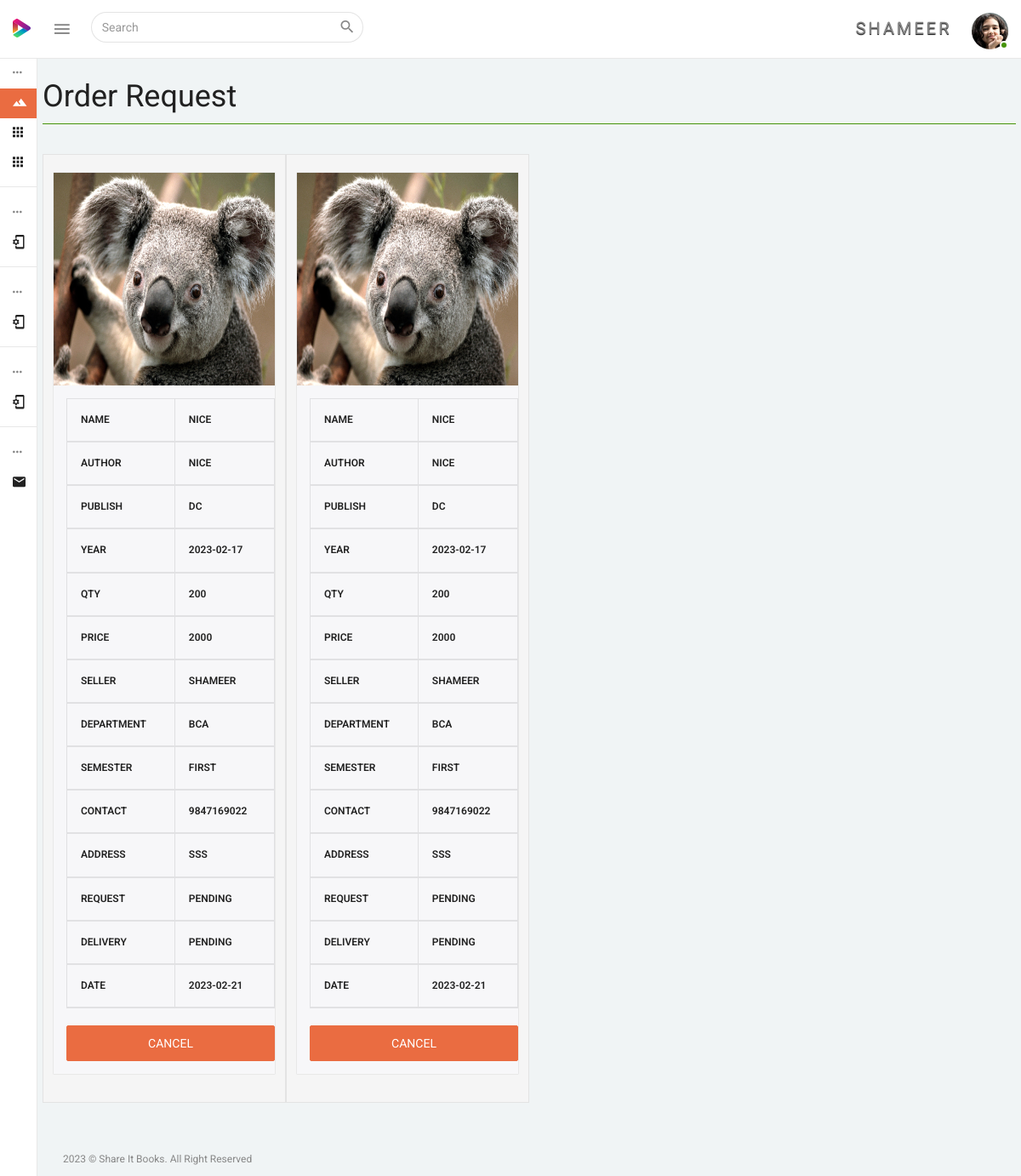
/user/request_books.php (signed in), run on the app's committed database.
### tables this page shows
CREATE TABLE IF NOT EXISTS `users` (
  `id` bigint(21) NOT NULL AUTO_INCREMENT,
  `user_id` varchar(255) DEFAULT NULL,
  `user_type` varchar(255) NOT NULL,
  `fname` varchar(255) DEFAULT NULL,
  `lname` varchar(255) DEFAULT NULL,
  `phone` varchar(15) DEFAULT NULL,
  `semail` text,
  `password` text,
  `status` tinyint(1) DEFAULT '1',
  `photo` text,
  `addrs` text NOT NULL,
  `age` varchar(200) NOT NULL,
  `sex` varchar(200) NOT NULL,
  `dprtmnt` varchar(200) NOT NULL,
  `semester` varchar(200) NOT NULL,
  PRIMARY KEY (`id`)
);

CREATE TABLE IF NOT EXISTS `booking_books` (
  `prbk_id` int(11) NOT NULL AUTO_INCREMENT,
  `ULog_Id` varchar(200) NOT NULL,
  `SLog_Id` varchar(200) NOT NULL,
  `sname` varchar(200) NOT NULL,
  `sdprmnt` varchar(200) NOT NULL,
  `ssemester` varchar(200) NOT NULL,
  `scntno` varchar(200) NOT NULL,
  `saddrs` text NOT NULL,
  `semail` varchar(200) NOT NULL,
  `cname` varchar(200) NOT NULL,
  `cphone` varchar(200) NOT NULL,
  `caddrs` text NOT NULL,
  `csex` varchar(200) NOT NULL,
  `cdprmnt` varchar(200) NOT NULL,
  `csemester` varchar(200) NOT NULL,
  `product_name` varchar(200) NOT NULL,
  `qty` double NOT NULL,
  `price` double NOT NULL,
  `photo_1` text NOT NULL,
  `sstatus` varchar(200) NOT NULL,
  `dstats` varchar(200) NOT NULL,
  `date` date NOT NULL,
  `porder` varchar(200) NOT NULL,
  `pblsh` varchar(200) NOT NULL,
  `pyr` varchar(200) NOT NULL,
  `product_sub` varchar(200) NOT NULL,
  PRIMARY KEY (`prbk_id`)
);

### user/request_books.php (the view, shortened to what this page needs)
<?php
	include('../connect/db.php');
?>
<!DOCTYPE html>
<html lang="en">
<head>
	<?php include("include\css.php");?>
</head>
<body>
    <div class="wrapper theme-1-active pimary-color-red">
			<?php include("include\menu.php");?>
			<?php include("include\leftmenu.php");?>
		<div class="page-wrapper">
            <div class="container-fluid pt-25">
				<div class="row">
				<h2>Order Request</h2>
					<hr>
       			<?php
                        $result = $db->prepare("select * from booking_books where ULog_Id='$user_id' and sstatus='Pending'");
                        $result->execute();
                        for($i=0; $rows = $result->fetch(); $i++)
                        {
						?>
                    <div class="col-lg-3 col-md-4 col-sm-4 col-xs-6 well">
						<div class="panel panel-default card-view pa-0">
							<div class="panel-wrapper collapse in">
								<div class="panel-body pa-0">
									<article class="col-item">
										<div class="photo">
											<a href="javascript:void(0);"> <img src="../photos/<?php echo $rows['photo_1'] ?>" class="img-responsive" style="width:400px; height:250px;" /> </a>
										</div>
                                        <div class="info">
                                        	<table class="table table-bordered">
                                            	<thead>
                                                	<tr>
                                                    	<th>
                                                        	NAME
                                                        </th>
                                                        <th>
                                                        	<?php echo $rows['product_name'];?>
                                                        </th>
                                                    </tr>
                                                    <tr>
                                                    	<th>
                                                        	AUTHOR
                                                        </th>
                                                        <th>
                                                        	<?php echo $rows['product_sub'];?>
                                                        </th>
                                                    </tr>
                                                    <tr>
                                                    	<th>
                                                        	PUBLISH
                                                        </th>
                                                        <th>
                                                        	<?php echo $rows['pblsh'];?>
                                                        </th>
                                                    </tr>
                                                    <tr>
                                                    	<th>
                                                        	YEAR
                                                        </th>
                                                        <th>
                                                        	<?php echo $rows['pyr'];?>
                                                        </th>
                                                    </tr>
                                                    <tr>
                                                    	<th>
                                                        	QTY
                                                        </th>
                                                        <th>
                                                        	<?php echo $rows['qty'];?>
                                                        </th>
                                                    </tr>
                                                     <tr>
                                                    	<th>
                                                        	PRICE
                                                        </th>
                                                        <th>
                                                        	<?php echo $rows['price'];?>
                                                        </th>
                                                    </tr>
                                                    <tr>
                                                    	<th>
                                                        	SELLER
                                                        </th>
                                                        <th>
                                                        	<?php echo $rows['sname'];?>
                                                        </th>
                                                    </tr>
                                                    <tr>
                                                    	<th>
                                                        	DEPARTMENT
                                                        </th>
                                                        <th>
                                                        	<?php echo $rows['sdprmnt'];?>
                                                        </th>
                                                    </tr>
                                                    <tr>
                                                    	<th>
                                                        	SEMESTER
                                                        </th>
                                                        <th>
                                                        	<?php echo $rows['ssemester'];?>
                                                        </th>
                                                    </tr>
                                                     <tr>
                                                    	<th>
                                                        	CONTACT
                                                        </th>
                                                        <th>
                                                        	<?php echo $rows['scntno'];?>
                                                        </th>
                                                    </tr>
                                                     <tr>
                                                    	<th>
                                                        	ADDRESS
                                                        </th>
                                                        <th>
                                                        	<?php echo $rows['saddrs'];?>
                                                        </th>
                                                    </tr>
                                                      <tr>
                                                    	<th>
                                                        	REQUEST
                                                        </th>
                                                        <th>
                                                        	<?php echo $rows['sstatus'];?>
                                                        </th>
                                                    </tr>
                                                      <tr>
                                                    	<th>
                                                        	DELIVERY
                                                        </th>
                                                        <th>
                                                        	<?php echo $rows['dstats'];?>
                                                        </th>
                                                    </tr>
                                                      <tr>
                                                    	<th>
                                                        	DATE
                                                        </th>
                                                        <th>
                                                        	<?php echo $rows['date'];?>
                                                        </th>
                                                    </tr>
                                                </thead>
                                            </table>
												<a href="actions/booking_prd_cancel.php?prbk_id=<?php echo $rows['prbk_id'];?>" class="btn btn-block btn-danger">CANCEL</a>
										</div>
									</article>
								</div>
							</div>
						</div>
					</div>
						<?php }?>
				</div>
			</div>
			<footer class="footer container-fluid pl-30 pr-30">
				<div class="row">
					<div class="col-sm-12">
						<p>2023 &copy; Share It Books. All Right Reserved</p>
					</div>
				</div>
			</footer>
		</div>
    </div>
</body>
</html>

### user/include/menu.php (shortened to what this page needs)
<?php
	$user_id=$_SESSION['SESS_CUSTOMER_ID'];
	$qry_user = $db->prepare("SELECT * FROM users WHERE user_id = '$user_id'");
	$qry_user->execute();
	$rows_user = $qry_user->fetch();
	$fname = $rows_user['fname'];
	$photo = $rows_user['photo'];
	?>
<nav class="navbar navbar-inverse navbar-fixed-top">
    <div class="mobile-only-brand pull-left">
        <div class="nav-header pull-left">
            <div class="logo-wrap">
                <a href="index.php">
                    <img class="brand-img" src="../admin/dist/img/logo.png" alt="brand"/>
                </a>
            </div>
        </div>
        <a id="toggle_nav_btn" class="toggle-left-nav-btn inline-block ml-20 pull-left" href="javascript:void(0);"><i class="zmdi zmdi-menu"></i></a>
        <form id="search_form" role="search" class="top-nav-search collapse pull-left">
            <div class="input-group">
                <input type="text" name="example-input1-group2" class="form-control" placeholder="Search">
                <span class="input-group-btn">
                <button type="button" class="btn  btn-default"  data-target="#search_form" data-toggle="collapse" aria-label="Close" aria-expanded="true"><i class="zmdi zmdi-search"></i></button>
                </span>
            </div>
        </form>
    </div>
    <div id="mobile_only_nav" class="mobile-only-nav pull-right">
      <ul class="nav navbar-right top-nav pull-right">
            <li class="dropdown auth-drp">
                <a href="#" class="dropdown-toggle pr-0" data-toggle="dropdown">
                <spam style="padding-right:20px; font-size:20px; text-shadow:0px 1px 1px black; letter-spacing:3px;"><?php echo $fname;?></spam> <img src="../photos/<?php echo $photo;?>" alt="user_auth" class="user-auth-img img-circle"/>
                <span class="user-online-status"></span></a>
            </li>
      </ul>
    </div>
</nav>

### data on the page
users: fname "SHAMEER", photo (picture)
booking_books: photo_1 (picture), product_name "NICE", product_sub "NICE", pblsh "DC", pyr "2023-02-17", qty "200", price "2000", sname "SHAMEER", sdprmnt "BCA", ssemester "FIRST", scntno "9847169022", saddrs "SSS", sstatus "PENDING", dstats "PENDING", date "2023-02-21"
booking_books: photo_1 (picture), product_name "NICE", product_sub "NICE", pblsh "DC", pyr "2023-02-17", qty "200", price "2000", sname "SHAMEER", sdprmnt "BCA", ssemester "FIRST", scntno "9847169022", saddrs "SSS", sstatus "PENDING", dstats "PENDING", date "2023-02-21"
